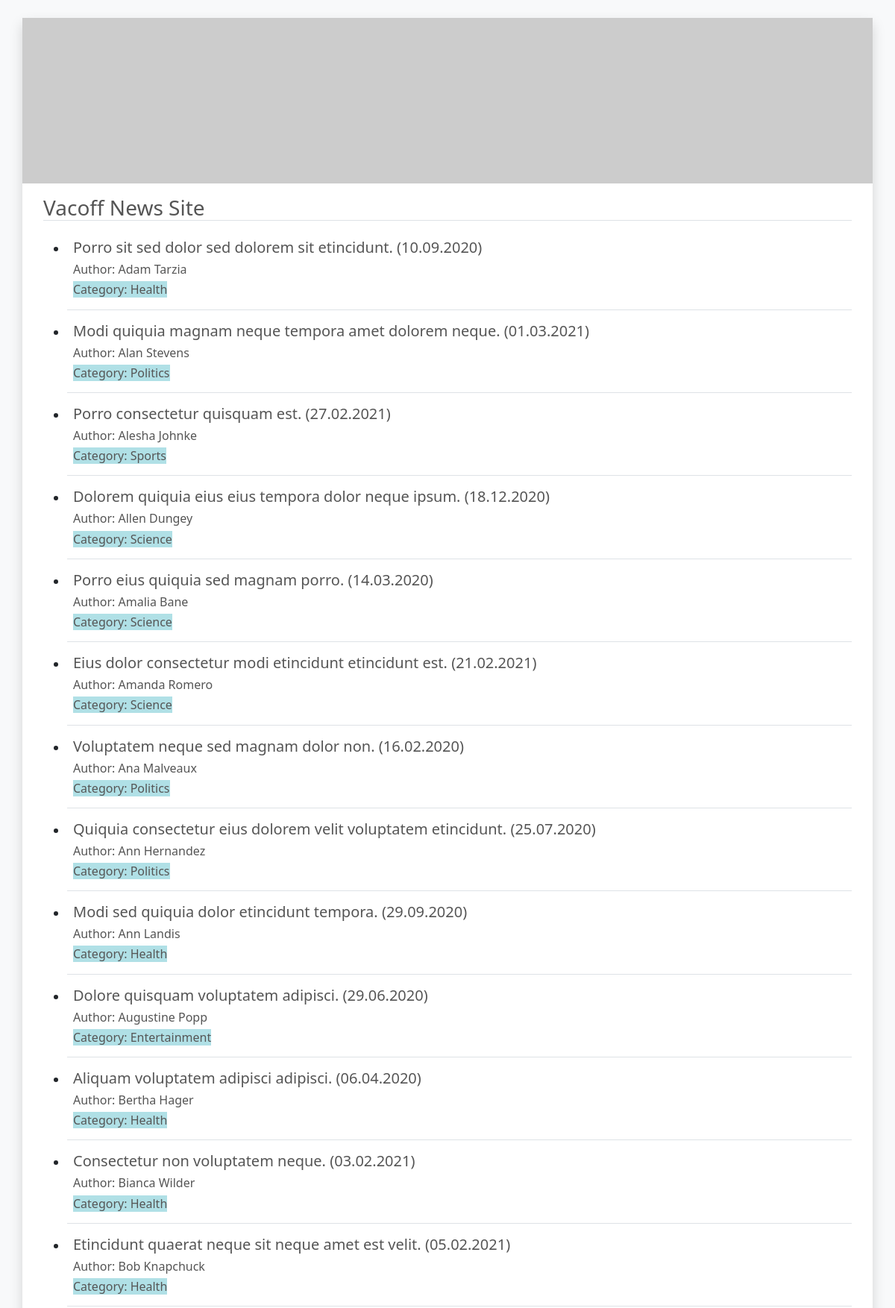
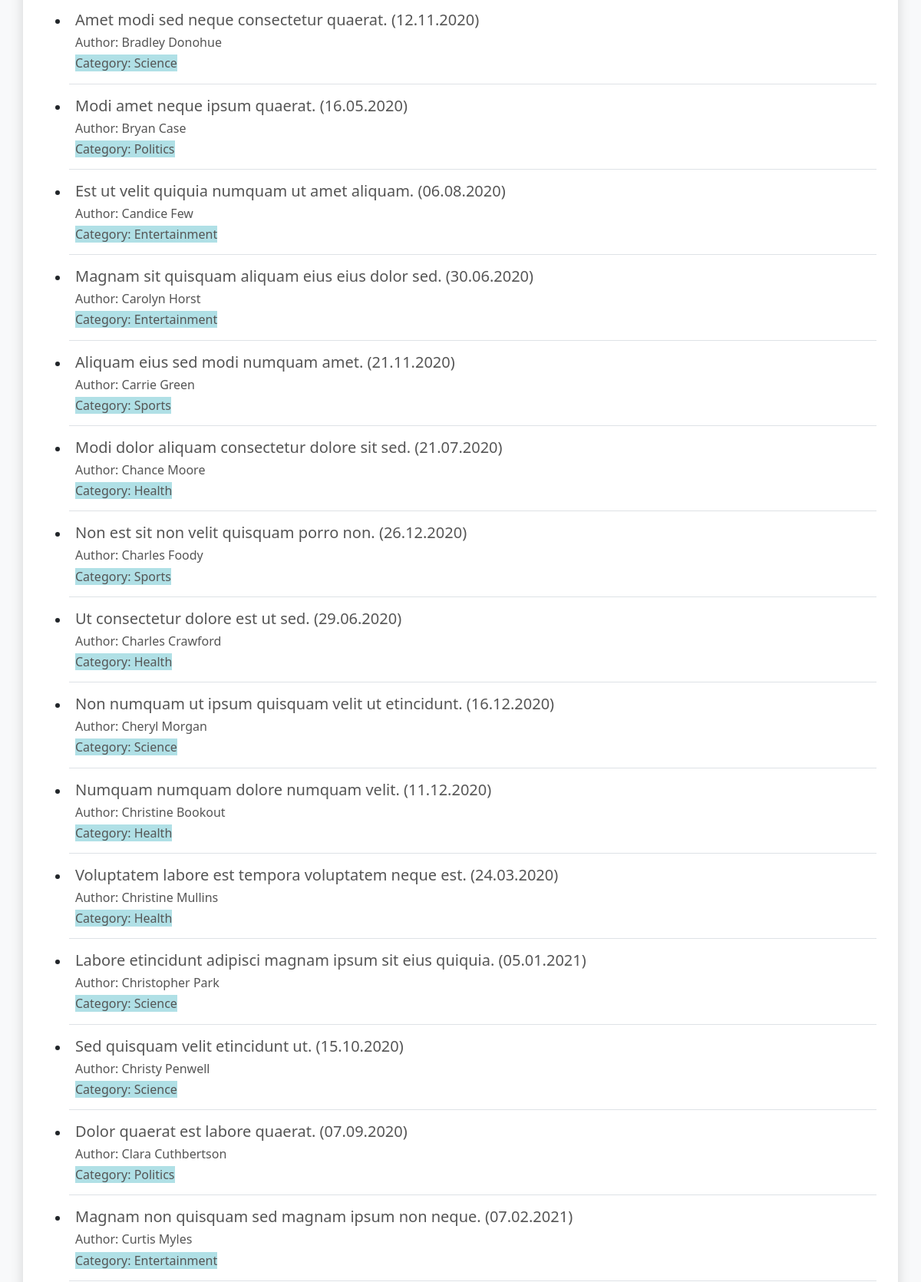
The page / (upper part) on the database its author committed (2 pictures, top to bottom).
### tables this page shows
CREATE TABLE `demo`(
                        `id` INTEGER NOT NULL,
                        `fname` VARCHAR(22),
                        `sname` VARCHAR(22),
                        `news_head` VARCHAR(50),
                        `news_content` VARCHAR(500),
                        `date` TEXT,
                        `category` VARCHAR(22),
                        `slug` VARCHAR(8),
                        PRIMARY KEY(`id`));

### flask_news.py (the view)
@app.route("/")
def index():
    news = database.select_all()
    return render_template("index.html", news = news)

### flask_news.py (called while the page is built)
def time(date):
    date_1 = datetime.strptime(date,"%Y-%m-%d" )
    return  date_1.strftime("%d.%m.%Y")

### mydb.py (called while the page is built)
    def select_all(self):
        sql = f"SELECT * FROM { self.table } ORDER BY `fname` ASC"
        data = self.db.execute(sql).fetchall()
        return [dict(item) for item in data]

### templates/index.html (shortened to what this page needs)
﻿<!DOCTYPE html>
<html lang="en">
<head>
    <link href="https://cdn.jsdelivr.net/npm/bootstrap@5.0.0-beta3/dist/css/bootstrap.min.css" rel="stylesheet">
</head>
<body class="bg-light">
    <div class="container bg-white shadow">
        <div class="row">
            <div class="col p-0">
                <img src="https://picsum.photos/seed/news/1800/350" class="img-fluid" />
            </div>
        </div>
        <div class="row">
            <div class="col">
                <div class="demo p-3">
                    <a href="{{url_for("index")}}">
                        <h3 class="border-bottom mb-3">Vacoff News Site</h3>
                    </a>
                    <ul>
                        {% for data in news %}
                        <li class="mb-2 border-bottom p-2">
                            <a class="" href="/news/{{data["slug"]}}">
                                <h5>{{data["news_head"]}} ({{time(data["date"])}})</h5>
                                <h6>Author: {{ data["fname"]}} {{ data["sname"] }} </h6><h6><span style="background-color:powderblue;">Category: {{ data["category"]}}</span></h6>
                            </a>
                        </li>
                        {% endfor %}
                    </ul>
                </div>
            </div>
        </div>
    </div>
</body>
</html>

### templates/index.html (style rules this page uses)
a { text-decoration: none; color: #555; }

### rows shown on the page
demo: news_head "Porro sit sed dolor sed dolorem sit etincidunt.", date "10.09.2020", fname "Adam", sname "Tarzia", category "Health"
demo: news_head "Modi quiquia magnam neque tempora amet dolorem neque.", date "01.03.2021", fname "Alan", sname "Stevens", category "Politics"
demo: news_head "Porro consectetur quisquam est.", date "27.02.2021", fname "Alesha", sname "Johnke", category "Sports"
demo: news_head "Dolorem quiquia eius eius tempora dolor neque ipsum.", date "18.12.2020", fname "Allen", sname "Dungey", category "Science"
demo: news_head "Porro eius quiquia sed magnam porro.", date "14.03.2020", fname "Amalia", sname "Bane", category "Science"
demo: news_head "Eius dolor consectetur modi etincidunt etincidunt est.", date "21.02.2021", fname "Amanda", sname "Romero", category "Science"
demo: news_head "Voluptatem neque sed magnam dolor non.", date "16.02.2020", fname "Ana", sname "Malveaux", category "Politics"
demo: news_head "Quiquia consectetur eius dolorem velit voluptatem etincidunt.", date "25.07.2020", fname "Ann", sname "Hernandez", category "Politics"
demo: news_head "Modi sed quiquia dolor etincidunt tempora.", date "29.09.2020", fname "Ann", sname "Landis", category "Health"
demo: news_head "Dolore quisquam voluptatem adipisci.", date "29.06.2020", fname "Augustine", sname "Popp", category "Entertainment"
demo: news_head "Aliquam voluptatem adipisci adipisci.", date "06.04.2020", fname "Bertha", sname "Hager", category "Health"
demo: news_head "Consectetur non voluptatem neque.", date "03.02.2021", fname "Bianca", sname "Wilder", category "Health"
demo: news_head "Etincidunt quaerat neque sit neque amet est velit.", date "05.02.2021", fname "Bob", sname "Knapchuck", category "Health"
demo: news_head "Amet modi sed neque consectetur quaerat.", date "12.11.2020", fname "Bradley", sname "Donohue", category "Science"
demo: news_head "Modi amet neque ipsum quaerat.", date "16.05.2020", fname "Bryan", sname "Case", category "Politics"
demo: news_head "Est ut velit quiquia numquam ut amet aliquam.", date "06.08.2020", fname "Candice", sname "Few", category "Entertainment"
demo: news_head "Magnam sit quisquam aliquam eius eius dolor sed.", date "30.06.2020", fname "Carolyn", sname "Horst", category "Entertainment"
demo: news_head "Aliquam eius sed modi numquam amet.", date "21.11.2020", fname "Carrie", sname "Green", category "Sports"
demo: news_head "Modi dolor aliquam consectetur dolore sit sed.", date "21.07.2020", fname "Chance", sname "Moore", category "Health"
demo: news_head "Non est sit non velit quisquam porro non.", date "26.12.2020", fname "Charles", sname "Foody", category "Sports"
demo: news_head "Ut consectetur dolore est ut sed.", date "29.06.2020", fname "Charles", sname "Crawford", category "Health"
demo: news_head "Non numquam ut ipsum quisquam velit ut etincidunt.", date "16.12.2020", fname "Cheryl", sname "Morgan", category "Science"
demo: news_head "Numquam numquam dolore numquam velit.", date "11.12.2020", fname "Christine", sname "Bookout", category "Health"
demo: news_head "Voluptatem labore est tempora voluptatem neque est.", date "24.03.2020", fname "Christine", sname "Mullins", category "Health"
demo: news_head "Labore etincidunt adipisci magnam ipsum sit eius quiquia.", date "05.01.2021", fname "Christopher", sname "Park", category "Science"
demo: news_head "Sed quisquam velit etincidunt ut.", date "15.10.2020", fname "Christy", sname "Penwell", category "Science"
demo: news_head "Dolor quaerat est labore quaerat.", date "07.09.2020", fname "Clara", sname "Cuthbertson", category "Politics"
demo: news_head "Magnam non quisquam sed magnam ipsum non neque.", date "07.02.2021", fname "Curtis", sname "Myles", category "Entertainment"
